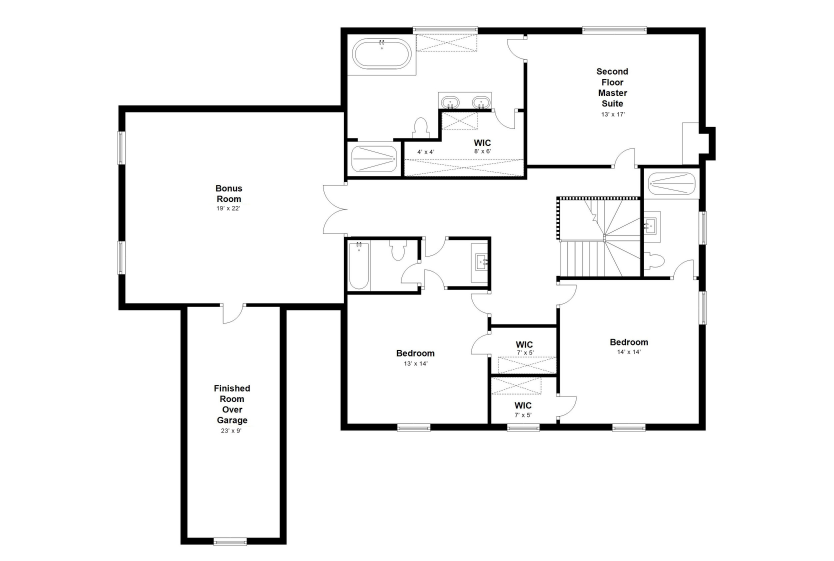
#> input picture test/floor-plan-sample-3.jpg, 2500 x 1683 px, found by its file name (shown at 1/3 size)
$ python create_grid_from_image.py
#> lines starting #> are read from the running program, lines starting #| are printed output that depends on the picture
import cv2
import numpy as np

# Load floor plan image and convert to grayscale
images = [cv2.imread("../floor_plans/floor-plan-sample-3.jpg", cv2.IMREAD_GRAYSCALE),
          cv2.imread("../floor_plans/2bhk.jpg", cv2.IMREAD_GRAYSCALE),
          cv2.imread("../floor_plans/sample-floorplan.png", cv2.IMREAD_GRAYSCALE),
          cv2.imread("../floor_plans/fp_grayscale.png", cv2.IMREAD_GRAYSCALE)]
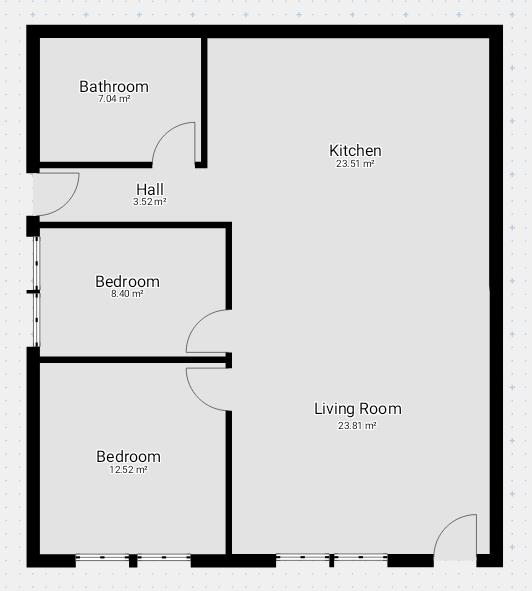
#> input picture test/2bhk.jpg, 532 x 591 px, found by its file name
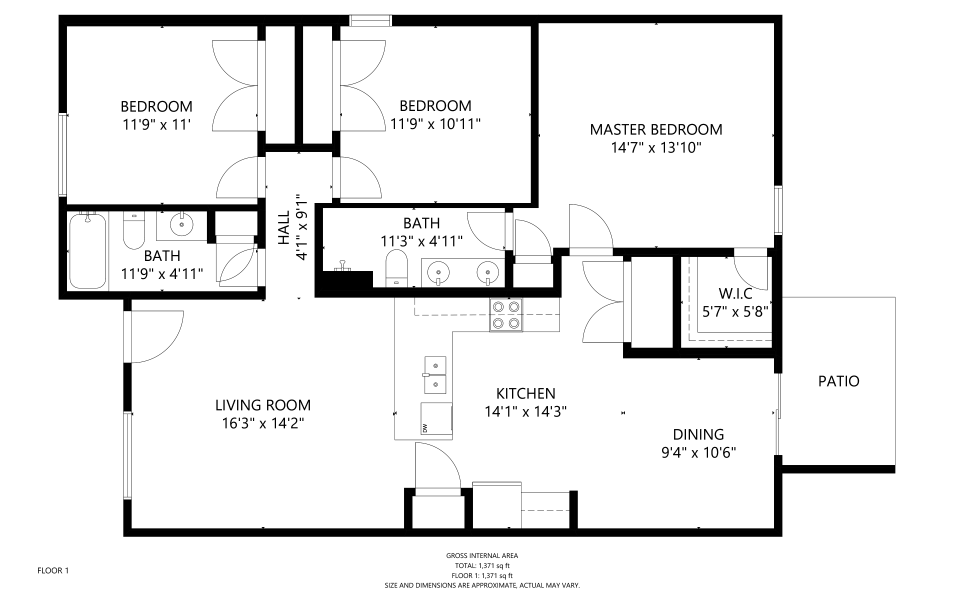
#> input picture test/fp_grayscale.png, 2891 x 1807 px, found by its file name (shown at 1/3 size)

count = 4

for image in images :
  # Apply Canny edge detection (adjust parameters if needed)
  edges = cv2.Canny(image, 50, 150)

  # Invert the edge image (dark edges become white)
  inverted_edges = edges

  # Target grid size
  target_size = (200, 200)

  # Calculate scaling factors for rows and columns
#> (the run stopped early here; a loop or call above may not have finished)
